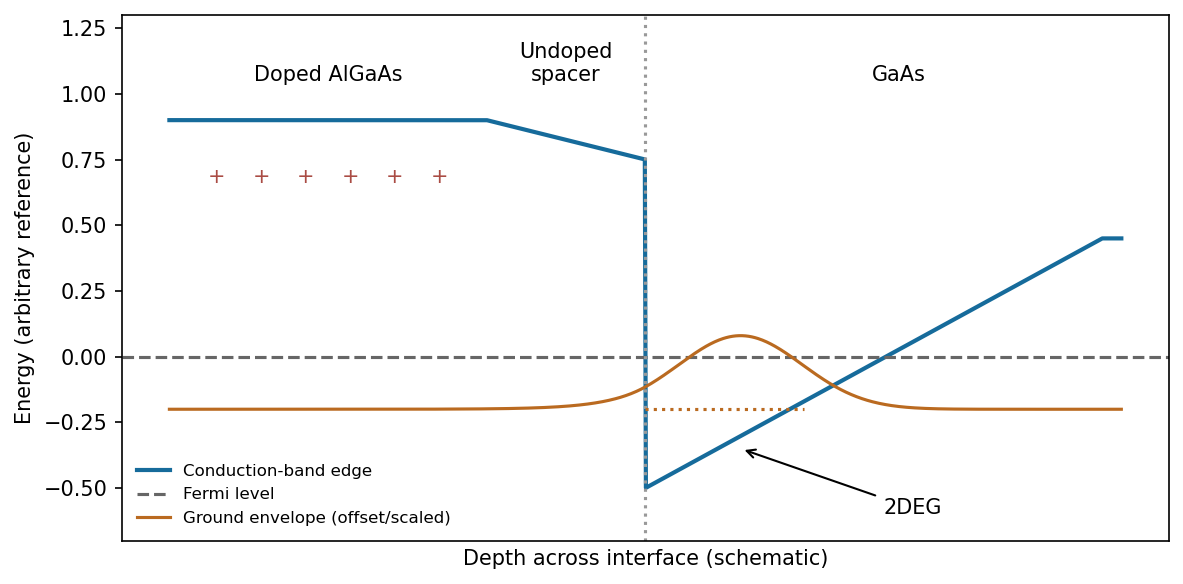

Here is the Python script that generated this plot:
"""Original explanatory figure. Python 3.14, matplotlib 3.10, numpy 2.3. Run from mirrored _media directory."""
from pathlib import Path
import numpy as np
import matplotlib
matplotlib.use('Agg')
import matplotlib.pyplot as plt
from matplotlib.patches import Circle,Rectangle,Arc,Polygon
plt.rcParams.update({'font.size':10,'figure.facecolor':'white','axes.facecolor':'white'})

fig,ax=plt.subplots(figsize=(8,4));x=np.linspace(-3,3,900);ec=np.where(x<0,.9-.15*np.maximum(x+1,0),np.minimum(-.5+.33*x,.45));ax.plot(x,ec,color='#166b9b',lw=2,label='Conduction-band edge');ax.axhline(0,color='.4',ls='--',label='Fermi level');ax.axvline(0,color='.6',ls=':')
wave=np.where(x>=0,np.exp(-((x-.6)/.55)**2),np.exp(-(.6/.55)**2)*np.exp(x*4));ax.plot(x,-.2+.28*wave,color='#ba6a20',label='Ground envelope (offset/scaled)');ax.plot([0,1.0],[-.2,-.2],color='#ba6a20',ls=':')
for xx in np.linspace(-2.7,-1.3,6):ax.text(xx,.66,'+',ha='center',color='#aa4c44')
ax.text(-2,1.05,'Doped AlGaAs',ha='center');ax.text(-.5,1.05,'Undoped\nspacer',ha='center');ax.text(1.6,1.05,'GaAs',ha='center');ax.annotate('2DEG',xy=(.6,-.35),xytext=(1.5,-.6),arrowprops={'arrowstyle':'->'});ax.set(xlabel='Depth across interface (schematic)',ylabel='Energy (arbitrary reference)',ylim=(-.7,1.3));ax.set_xticks([]);ax.legend(loc='lower left',fontsize=8,frameon=False);fig.tight_layout()

fig.savefig(Path(__file__).with_suffix('.png').name,dpi=150,facecolor='white',bbox_inches='tight');plt.close(fig)
